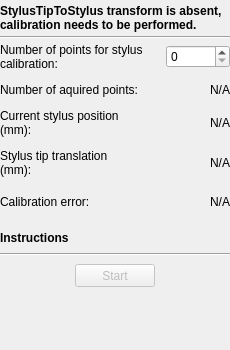
<?xml version="1.0" encoding="UTF-8"?>
<ui version="4.0">
 <class>StylusCalibrationToolbox</class>
 <widget class="QWidget" name="StylusCalibrationToolbox">
  <property name="geometry">
   <rect>
    <x>0</x>
    <y>0</y>
    <width>230</width>
    <height>350</height>
   </rect>
  </property>
  <property name="minimumSize">
   <size>
    <width>230</width>
    <height>350</height>
   </size>
  </property>
  <property name="maximumSize">
   <size>
    <width>230</width>
    <height>16777215</height>
   </size>
  </property>
  <property name="windowTitle">
   <string>Stylus calibration</string>
  </property>
  <layout class="QVBoxLayout" name="verticalLayout">
   <property name="spacing">
    <number>4</number>
   </property>
   <property name="leftMargin">
    <number>0</number>
   </property>
   <property name="topMargin">
    <number>4</number>
   </property>
   <property name="rightMargin">
    <number>0</number>
   </property>
   <property name="bottomMargin">
    <number>4</number>
   </property>
   <item>
    <widget class="QLabel" name="label_State">
     <property name="font">
      <font>
       <weight>75</weight>
       <bold>true</bold>
      </font>
     </property>
     <property name="text">
      <string>StylusTipToStylus transform is absent, calibration needs to be performed.</string>
     </property>
     <property name="wordWrap">
      <bool>true</bool>
     </property>
    </widget>
   </item>
   <item>
    <widget class="Line" name="line_2">
     <property name="orientation">
      <enum>Qt::Horizontal</enum>
     </property>
    </widget>
   </item>
   <item>
    <layout class="QHBoxLayout" name="horizontalLayout_7">
     <property name="spacing">
      <number>4</number>
     </property>
     <item>
      <widget class="QLabel" name="labelNumberOfStylusCalibrationPoints">
       <property name="text">
        <string>Number of points for stylus calibration:</string>
       </property>
       <property name="wordWrap">
        <bool>true</bool>
       </property>
      </widget>
     </item>
     <item>
      <widget class="QSpinBox" name="spinBox_NumberOfStylusCalibrationPoints">
       <property name="maximumSize">
        <size>
         <width>64</width>
         <height>16777215</height>
        </size>
       </property>
       <property name="maximum">
        <number>2000</number>
       </property>
       <property name="singleStep">
        <number>50</number>
       </property>
       <property name="value">
        <number>0</number>
       </property>
      </widget>
     </item>
    </layout>
   </item>
   <item>
    <spacer name="verticalSpacer_9">
     <property name="orientation">
      <enum>Qt::Vertical</enum>
     </property>
     <property name="sizeType">
      <enum>QSizePolicy::Fixed</enum>
     </property>
     <property name="sizeHint" stdset="0">
      <size>
       <width>20</width>
       <height>8</height>
      </size>
     </property>
    </spacer>
   </item>
   <item>
    <layout class="QHBoxLayout" name="horizontalLayout_2">
     <property name="spacing">
      <number>4</number>
     </property>
     <item>
      <widget class="QLabel" name="label_1">
       <property name="text">
        <string>Number of aquired points:</string>
       </property>
       <property name="wordWrap">
        <bool>true</bool>
       </property>
      </widget>
     </item>
     <item>
      <widget class="QLabel" name="label_NumberOfPoints">
       <property name="sizePolicy">
        <sizepolicy hsizetype="Expanding" vsizetype="Preferred">
         <horstretch>0</horstretch>
         <verstretch>0</verstretch>
        </sizepolicy>
       </property>
       <property name="frameShape">
        <enum>QFrame::NoFrame</enum>
       </property>
       <property name="frameShadow">
        <enum>QFrame::Plain</enum>
       </property>
       <property name="text">
        <string>N/A</string>
       </property>
       <property name="alignment">
        <set>Qt::AlignRight|Qt::AlignTrailing|Qt::AlignVCenter</set>
       </property>
      </widget>
     </item>
    </layout>
   </item>
   <item>
    <spacer name="verticalSpacer_4">
     <property name="orientation">
      <enum>Qt::Vertical</enum>
     </property>
     <property name="sizeType">
      <enum>QSizePolicy::Fixed</enum>
     </property>
     <property name="sizeHint" stdset="0">
      <size>
       <width>20</width>
       <height>8</height>
      </size>
     </property>
    </spacer>
   </item>
   <item>
    <layout class="QHBoxLayout" name="horizontalLayout_6">
     <property name="spacing">
      <number>4</number>
     </property>
     <item>
      <widget class="QLabel" name="label_CurrentPositionText">
       <property name="toolTip">
        <string>In reference tool coordinate system</string>
       </property>
       <property name="text">
        <string>Current stylus position (mm):</string>
       </property>
       <property name="wordWrap">
        <bool>true</bool>
       </property>
      </widget>
     </item>
     <item>
      <widget class="QLabel" name="label_CurrentPosition">
       <property name="sizePolicy">
        <sizepolicy hsizetype="Expanding" vsizetype="Preferred">
         <horstretch>0</horstretch>
         <verstretch>0</verstretch>
        </sizepolicy>
       </property>
       <property name="minimumSize">
        <size>
         <width>0</width>
         <height>0</height>
        </size>
       </property>
       <property name="toolTip">
        <string>In reference tool coordinate system</string>
       </property>
       <property name="frameShape">
        <enum>QFrame::NoFrame</enum>
       </property>
       <property name="frameShadow">
        <enum>QFrame::Plain</enum>
       </property>
       <property name="text">
        <string>N/A</string>
       </property>
       <property name="alignment">
        <set>Qt::AlignRight|Qt::AlignTrailing|Qt::AlignVCenter</set>
       </property>
      </widget>
     </item>
    </layout>
   </item>
   <item>
    <spacer name="verticalSpacer_7">
     <property name="orientation">
      <enum>Qt::Vertical</enum>
     </property>
     <property name="sizeType">
      <enum>QSizePolicy::Fixed</enum>
     </property>
     <property name="sizeHint" stdset="0">
      <size>
       <width>20</width>
       <height>8</height>
      </size>
     </property>
    </spacer>
   </item>
   <item>
    <layout class="QHBoxLayout" name="horizontalLayout_5">
     <item>
      <widget class="QLabel" name="label_StylusTipTransformText">
       <property name="text">
        <string>Stylus tip translation (mm):</string>
       </property>
       <property name="wordWrap">
        <bool>true</bool>
       </property>
      </widget>
     </item>
     <item>
      <widget class="QLabel" name="label_StylusTipTransform">
       <property name="sizePolicy">
        <sizepolicy hsizetype="Expanding" vsizetype="Preferred">
         <horstretch>0</horstretch>
         <verstretch>0</verstretch>
        </sizepolicy>
       </property>
       <property name="minimumSize">
        <size>
         <width>0</width>
         <height>0</height>
        </size>
       </property>
       <property name="text">
        <string>N/A</string>
       </property>
       <property name="alignment">
        <set>Qt::AlignRight|Qt::AlignTrailing|Qt::AlignVCenter</set>
       </property>
      </widget>
     </item>
    </layout>
   </item>
   <item>
    <spacer name="verticalSpacer_6">
     <property name="orientation">
      <enum>Qt::Vertical</enum>
     </property>
     <property name="sizeType">
      <enum>QSizePolicy::Fixed</enum>
     </property>
     <property name="sizeHint" stdset="0">
      <size>
       <width>20</width>
       <height>8</height>
      </size>
     </property>
    </spacer>
   </item>
   <item>
    <layout class="QHBoxLayout" name="horizontalLayout_4">
     <property name="spacing">
      <number>4</number>
     </property>
     <item>
      <widget class="QLabel" name="label_CalibrationErrorText">
       <property name="text">
        <string>Calibration error:</string>
       </property>
       <property name="wordWrap">
        <bool>true</bool>
       </property>
      </widget>
     </item>
     <item>
      <widget class="QLabel" name="label_CalibrationError">
       <property name="sizePolicy">
        <sizepolicy hsizetype="Expanding" vsizetype="Preferred">
         <horstretch>0</horstretch>
         <verstretch>0</verstretch>
        </sizepolicy>
       </property>
       <property name="minimumSize">
        <size>
         <width>0</width>
         <height>26</height>
        </size>
       </property>
       <property name="text">
        <string>N/A</string>
       </property>
       <property name="alignment">
        <set>Qt::AlignRight|Qt::AlignTrailing|Qt::AlignVCenter</set>
       </property>
      </widget>
     </item>
    </layout>
   </item>
   <item>
    <spacer name="verticalSpacer_3">
     <property name="orientation">
      <enum>Qt::Vertical</enum>
     </property>
     <property name="sizeType">
      <enum>QSizePolicy::Fixed</enum>
     </property>
     <property name="sizeHint" stdset="0">
      <size>
       <width>20</width>
       <height>12</height>
      </size>
     </property>
    </spacer>
   </item>
   <item>
    <widget class="QLabel" name="label_Instructions">
     <property name="font">
      <font>
       <weight>75</weight>
       <bold>true</bold>
      </font>
     </property>
     <property name="text">
      <string>Instructions</string>
     </property>
     <property name="wordWrap">
      <bool>true</bool>
     </property>
    </widget>
   </item>
   <item>
    <spacer name="verticalSpacer_8">
     <property name="orientation">
      <enum>Qt::Vertical</enum>
     </property>
     <property name="sizeType">
      <enum>QSizePolicy::Fixed</enum>
     </property>
     <property name="sizeHint" stdset="0">
      <size>
       <width>20</width>
       <height>4</height>
      </size>
     </property>
    </spacer>
   </item>
   <item>
    <widget class="Line" name="line">
     <property name="orientation">
      <enum>Qt::Horizontal</enum>
     </property>
    </widget>
   </item>
   <item>
    <spacer name="verticalSpacer_2">
     <property name="orientation">
      <enum>Qt::Vertical</enum>
     </property>
     <property name="sizeType">
      <enum>QSizePolicy::Fixed</enum>
     </property>
     <property name="sizeHint" stdset="0">
      <size>
       <width>20</width>
       <height>4</height>
      </size>
     </property>
    </spacer>
   </item>
   <item>
    <layout class="QHBoxLayout" name="horizontalLayout">
     <item>
      <widget class="QPushButton" name="pushButton_StartStop">
       <property name="enabled">
        <bool>false</bool>
       </property>
       <property name="sizePolicy">
        <sizepolicy hsizetype="Fixed" vsizetype="Fixed">
         <horstretch>0</horstretch>
         <verstretch>0</verstretch>
        </sizepolicy>
       </property>
       <property name="minimumSize">
        <size>
         <width>80</width>
         <height>23</height>
        </size>
       </property>
       <property name="maximumSize">
        <size>
         <width>80</width>
         <height>23</height>
        </size>
       </property>
       <property name="text">
        <string>Start</string>
       </property>
      </widget>
     </item>
    </layout>
   </item>
   <item>
    <spacer name="verticalSpacer">
     <property name="orientation">
      <enum>Qt::Vertical</enum>
     </property>
     <property name="sizeHint" stdset="0">
      <size>
       <width>20</width>
       <height>40</height>
      </size>
     </property>
    </spacer>
   </item>
  </layout>
 </widget>
 <layoutdefault spacing="4" margin="4"/>
 <resources/>
 <connections/>
</ui>
